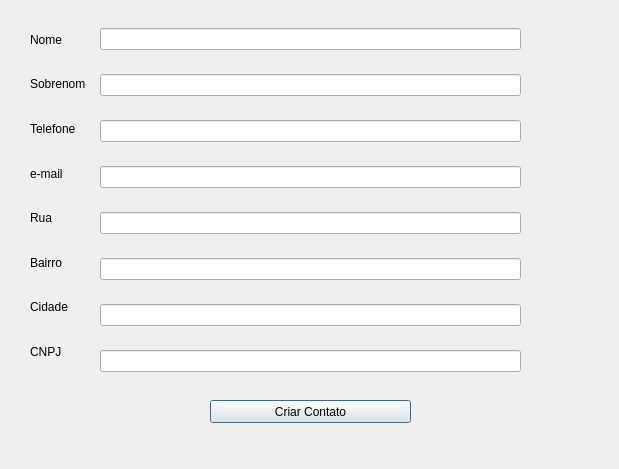
<?xml version="1.0" encoding="UTF-8"?>
<ui version="4.0">
 <class>pessoajuridica</class>
 <widget class="QDialog" name="pessoajuridica">
  <property name="geometry">
   <rect>
    <x>0</x>
    <y>0</y>
    <width>619</width>
    <height>469</height>
   </rect>
  </property>
  <property name="windowTitle">
   <string>Dialog</string>
  </property>
  <widget class="QPushButton" name="pushButton">
   <property name="geometry">
    <rect>
     <x>210</x>
     <y>400</y>
     <width>201</width>
     <height>23</height>
    </rect>
   </property>
   <property name="text">
    <string>Criar Contato</string>
   </property>
  </widget>
  <widget class="QWidget" name="">
   <property name="geometry">
    <rect>
     <x>100</x>
     <y>10</y>
     <width>421</width>
     <height>381</height>
    </rect>
   </property>
   <layout class="QVBoxLayout" name="verticalLayout_2">
    <item>
     <widget class="QLineEdit" name="lineEdit"/>
    </item>
    <item>
     <widget class="QLineEdit" name="lineEdit_2"/>
    </item>
    <item>
     <widget class="QLineEdit" name="lineEdit_3"/>
    </item>
    <item>
     <widget class="QLineEdit" name="lineEdit_4"/>
    </item>
    <item>
     <widget class="QLineEdit" name="lineEdit_5"/>
    </item>
    <item>
     <widget class="QLineEdit" name="lineEdit_6"/>
    </item>
    <item>
     <widget class="QLineEdit" name="lineEdit_7"/>
    </item>
    <item>
     <widget class="QLineEdit" name="lineEdit_8"/>
    </item>
   </layout>
  </widget>
  <widget class="QWidget" name="">
   <property name="geometry">
    <rect>
     <x>30</x>
     <y>20</y>
     <width>56</width>
     <height>351</height>
    </rect>
   </property>
   <layout class="QVBoxLayout" name="verticalLayout">
    <item>
     <widget class="QLabel" name="label_3">
      <property name="text">
       <string>Nome</string>
      </property>
     </widget>
    </item>
    <item>
     <widget class="QLabel" name="label">
      <property name="text">
       <string>Sobrenome</string>
      </property>
     </widget>
    </item>
    <item>
     <widget class="QLabel" name="label_7">
      <property name="text">
       <string>Telefone</string>
      </property>
     </widget>
    </item>
    <item>
     <widget class="QLabel" name="label_4">
      <property name="text">
       <string>e-mail</string>
      </property>
     </widget>
    </item>
    <item>
     <widget class="QLabel" name="label_2">
      <property name="text">
       <string>Rua</string>
      </property>
     </widget>
    </item>
    <item>
     <widget class="QLabel" name="label_5">
      <property name="text">
       <string>Bairro</string>
      </property>
     </widget>
    </item>
    <item>
     <widget class="QLabel" name="label_6">
      <property name="text">
       <string>Cidade</string>
      </property>
     </widget>
    </item>
    <item>
     <widget class="QLabel" name="label_8">
      <property name="text">
       <string>CNPJ</string>
      </property>
     </widget>
    </item>
   </layout>
  </widget>
 </widget>
 <resources/>
 <connections/>
</ui>
